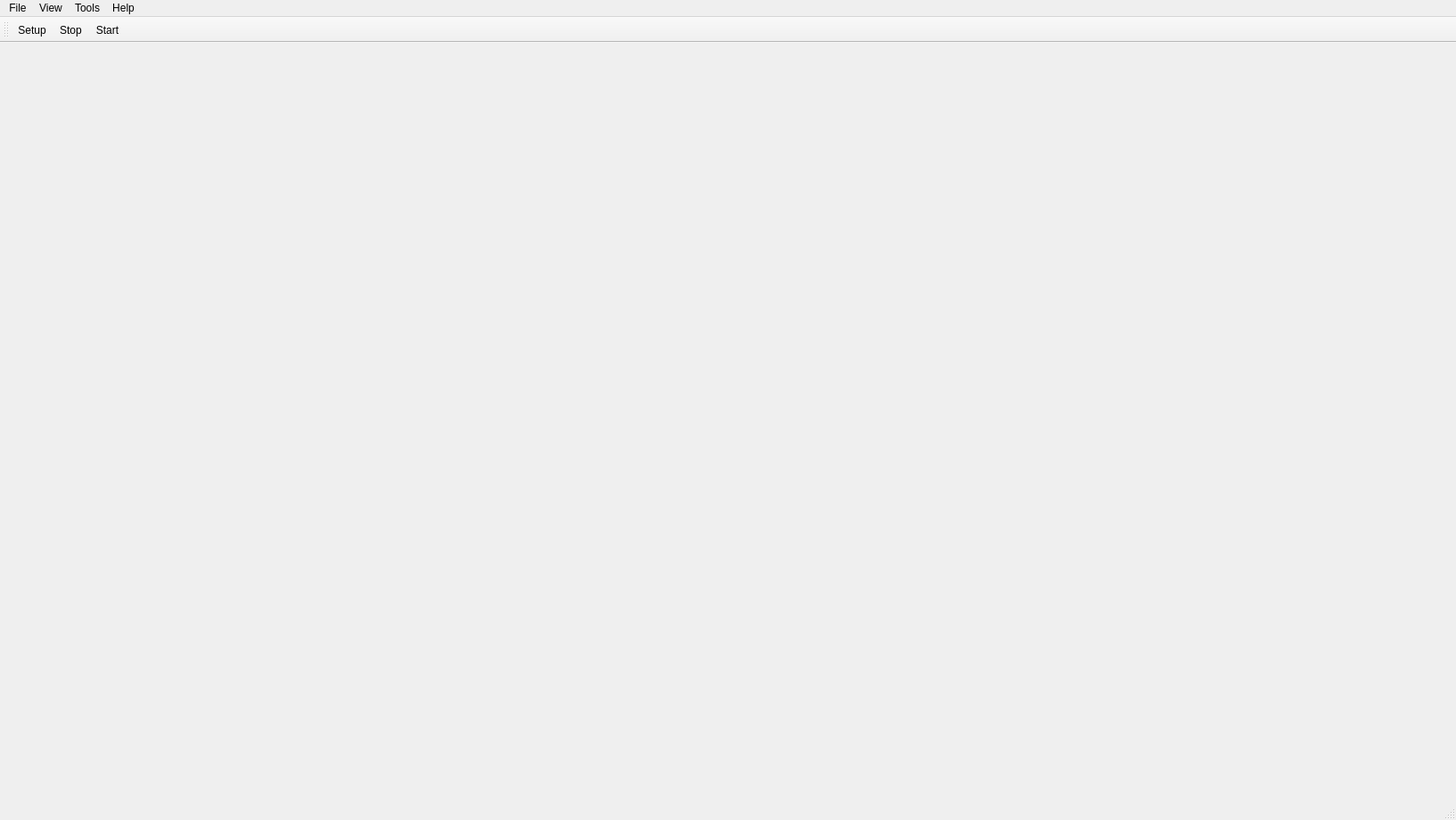
<?xml version="1.0" encoding="UTF-8"?>
<ui version="4.0">
 <class>MainWindow</class>
 <widget class="QMainWindow" name="MainWindow">
  <property name="geometry">
   <rect>
    <x>0</x>
    <y>0</y>
    <width>1634</width>
    <height>920</height>
   </rect>
  </property>
  <property name="windowTitle">
   <string>Syndesium</string>
  </property>
  <widget class="QWidget" name="centralWidgetFrame">
   <layout class="QHBoxLayout" name="mainHorizontalLayout">
    <property name="spacing">
     <number>6</number>
    </property>
    <property name="leftMargin">
     <number>0</number>
    </property>
    <property name="topMargin">
     <number>0</number>
    </property>
    <property name="rightMargin">
     <number>0</number>
    </property>
    <property name="bottomMargin">
     <number>0</number>
    </property>
    <item>
     <widget class="QWidget" name="graphPanelContainer" native="true">
      <property name="sizePolicy">
       <sizepolicy hsizetype="Expanding" vsizetype="Expanding">
        <horstretch>0</horstretch>
        <verstretch>0</verstretch>
       </sizepolicy>
      </property>
      <property name="minimumSize">
       <size>
        <width>400</width>
        <height>300</height>
       </size>
      </property>
      <layout class="QVBoxLayout" name="graphPanelLayout">
       <property name="spacing">
        <number>0</number>
       </property>
       <property name="leftMargin">
        <number>0</number>
       </property>
       <property name="topMargin">
        <number>0</number>
       </property>
       <property name="rightMargin">
        <number>0</number>
       </property>
       <property name="bottomMargin">
        <number>0</number>
       </property>
      </layout>
     </widget>
    </item>
   </layout>
  </widget>
  <widget class="QMenuBar" name="menubar">
   <property name="geometry">
    <rect>
     <x>0</x>
     <y>0</y>
     <width>1634</width>
     <height>24</height>
    </rect>
   </property>
   <widget class="QMenu" name="menuSave">
    <property name="title">
     <string>File</string>
    </property>
    <addaction name="separator"/>
    <addaction name="actionLoad"/>
    <addaction name="separator"/>
    <addaction name="actionSave"/>
    <addaction name="actionSaveAs"/>
   </widget>
   <widget class="QMenu" name="menuView">
    <property name="title">
     <string>View</string>
    </property>
    <addaction name="actionSpectrumAnalyzer"/>
   </widget>
   <widget class="QMenu" name="menuTools">
    <property name="title">
     <string>Tools</string>
    </property>
   </widget>
   <widget class="QMenu" name="menuHelp">
    <property name="title">
     <string>Help</string>
    </property>
   </widget>
   <addaction name="menuSave"/>
   <addaction name="menuView"/>
   <addaction name="menuTools"/>
   <addaction name="menuHelp"/>
  </widget>
  <widget class="QStatusBar" name="statusbar"/>
  <widget class="QToolBar" name="toolBar">
   <property name="windowTitle">
    <string>toolBar</string>
   </property>
   <attribute name="toolBarArea">
    <enum>TopToolBarArea</enum>
   </attribute>
   <attribute name="toolBarBreak">
    <bool>false</bool>
   </attribute>
   <addaction name="actionSetup"/>
   <addaction name="actionStop"/>
   <addaction name="actionStart"/>
  </widget>
  <action name="actionLoad">
   <property name="text">
    <string>Load Patch</string>
   </property>
   <property name="toolTip">
    <string>Load Patch</string>
   </property>
   <property name="shortcut">
    <string>Ctrl+O</string>
   </property>
  </action>
  <action name="actionSave">
   <property name="text">
    <string>Save</string>
   </property>
  </action>
  <action name="actionSaveAs">
   <property name="text">
    <string>Save As...</string>
   </property>
  </action>
  <action name="actionSpectrumAnalyzer">
   <property name="text">
    <string>Spectrum Analyzer</string>
   </property>
   <property name="shortcut">
    <string>Ctrl+E</string>
   </property>
  </action>
  <action name="actionStop">
   <property name="text">
    <string>Stop</string>
   </property>
   <property name="menuRole">
    <enum>QAction::MenuRole::NoRole</enum>
   </property>
  </action>
  <action name="actionStart">
   <property name="text">
    <string>Start</string>
   </property>
   <property name="menuRole">
    <enum>QAction::MenuRole::NoRole</enum>
   </property>
  </action>
  <action name="actionSetup">
   <property name="text">
    <string>Setup</string>
   </property>
   <property name="toolTip">
    <string>Setup</string>
   </property>
   <property name="menuRole">
    <enum>QAction::MenuRole::NoRole</enum>
   </property>
  </action>
  <action name="actionAddComponent">
   <property name="text">
    <string>Add Component</string>
   </property>
   <property name="menuRole">
    <enum>QAction::MenuRole::NoRole</enum>
   </property>
  </action>
 </widget>
 <resources/>
 <connections/>
</ui>
